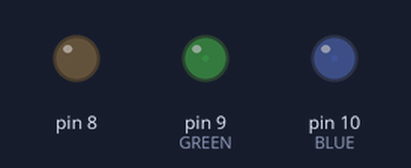
This sketch was run on a simulated Arduino Uno, built with avr-gcc and run on an emulated ATmega328P. Parts: output pins drawn as LEDs (lit = HIGH).

Above: at 0.05 s.
At 1.2 s:
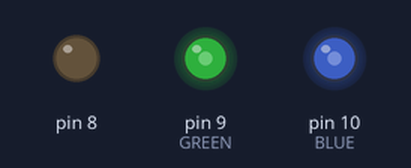
At 2.35 s:
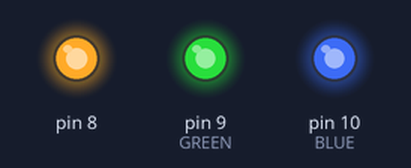
At 3.5 s:
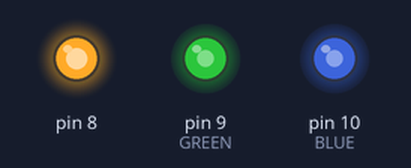
At 4.7 s:
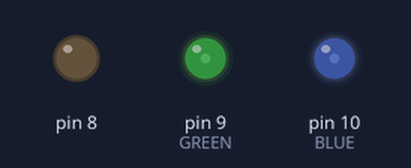
Timing chart, 0 to 6.8 s (numbered marks = the images above):
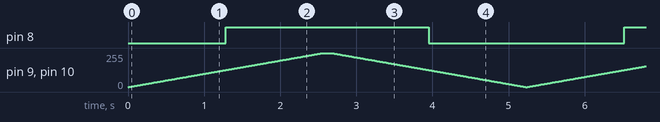

Measured:
- by itself, pin 8: alternates HIGH for 2.7 s and LOW for 2.6 s

The sketch:

RGB_LED.ino
```cpp
enum RGBLED{
  RED = 8U,
  GREEN, //9
  BLUE // 10
};

void setup() {
  // put your setup code here, to run once:
  Serial.begin(115200UL);
  pinMode(RED, OUTPUT);
  pinMode(GREEN, OUTPUT);
  pinMode(BLUE, OUTPUT);

}

void loop() {
  // put your main code here, to run repeatedly:
  for(int i {0}; i < 256; ++i){
  analogWrite(RED,i);
  analogWrite(GREEN,i);
  analogWrite(BLUE,i);
  delay(10UL);  // PWM 신호값 출력 0 ~ 255 (2^8)
  }
  delay(100);
  for(int i {255}; i >= 0; --i){
  analogWrite(RED,i);
  analogWrite(GREEN,i);
  analogWrite(BLUE,i);
  delay(10UL);  // PWM 신호값 출력 0 ~ 255 (2^8)
  }
}
```
